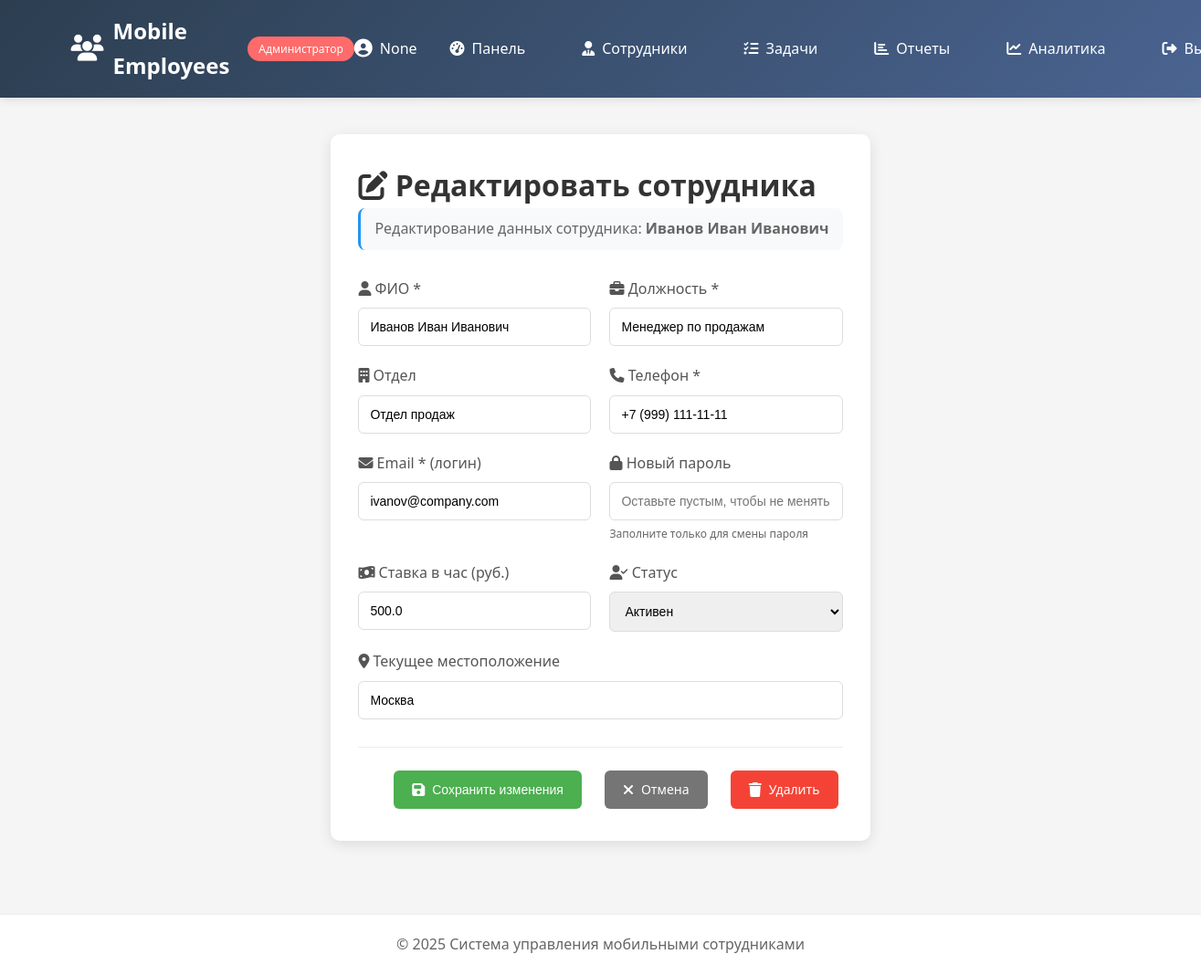
The app's page /admin/edit_employee/1 (signed in) with its own data.
### tables this page shows
CREATE TABLE employees (
                id INTEGER PRIMARY KEY AUTOINCREMENT,
                name TEXT NOT NULL,
                position TEXT NOT NULL,
                department TEXT,
                phone TEXT UNIQUE NOT NULL,
                email TEXT UNIQUE NOT NULL,
                location TEXT,
                status TEXT DEFAULT 'active',
                latitude REAL,
                longitude REAL,
                work_schedule TEXT,
                current_task TEXT,
                hourly_rate REAL DEFAULT 0,
                created_at TIMESTAMP DEFAULT CURRENT_TIMESTAMP
            );

### app.py (the view, shortened to what this page needs)
@app.route('/admin/edit_employee/<int:id>', methods=['GET', 'POST'])
@admin_required
def admin_edit_employee(id):
    employee = db.get_employee_by_id(id)
    if not employee:
        flash('Сотрудник не найден', 'danger')
        return redirect(url_for('admin_employees'))
    return render_template('admin/edit_employee.html', employee=employee)

### app.py (called while the page is built)
def admin_required(f):
    @wraps(f)
    def decorated_function(*args, **kwargs):
        if 'user_id' not in session:
            flash('Пожалуйста, войдите в систему', 'warning')
            return redirect(url_for('login'))
        if session.get('role') != 'admin':
            flash('Доступ запрещен. Требуются права администратора', 'danger')
            return redirect(url_for('index'))
        return f(*args, **kwargs)
    return decorated_function

    def get_connection(self):
        conn = sqlite3.connect(self.db_name)
        conn.row_factory = sqlite3.Row
        return conn

    def get_employee_by_id(self, id):
        conn = self.get_connection()
        employee = conn.execute('SELECT * FROM employees WHERE id = ?', (id,)).fetchone()
        conn.close()
        return employee

### templates/admin/edit_employee.html (shortened to what this page needs)
{% extends "base.html" %}
{% block content %}
<div class="form-page">
    <h1><i class="fas fa-edit"></i> Редактировать сотрудника</h1>
    <p class="employee-info">Редактирование данных сотрудника: <strong>{{ employee.name }}</strong></p>
    <form method="POST" class="employee-form">
        <div class="form-grid">
            <div class="form-group">
                <label for="name"><i class="fas fa-user"></i> ФИО *</label>
                <input type="text" id="name" name="name" value="{{ employee.name }}" required>
            </div>
            <div class="form-group">
                <label for="position"><i class="fas fa-briefcase"></i> Должность *</label>
                <input type="text" id="position" name="position" value="{{ employee.position }}" required>
            </div>
            <div class="form-group">
                <label for="department"><i class="fas fa-building"></i> Отдел</label>
                <input type="text" id="department" name="department" value="{{ employee.department or '' }}">
            </div>
            <div class="form-group">
                <label for="phone"><i class="fas fa-phone"></i> Телефон *</label>
                <input type="tel" id="phone" name="phone" value="{{ employee.phone }}" required>
            </div>
            <div class="form-group">
                <label for="email"><i class="fas fa-envelope"></i> Email * (логин)</label>
                <input type="email" id="email" name="email" value="{{ employee.email }}" required>
            </div>
            <div class="form-group">
                <label for="password"><i class="fas fa-lock"></i> Новый пароль</label>
                <input type="text" id="password" name="password"
                       placeholder="Оставьте пустым, чтобы не менять">
                <small>Заполните только для смены пароля</small>
            </div>
            <div class="form-group">
                <label for="hourly_rate"><i class="fas fa-money-bill-wave"></i> Ставка в час (руб.)</label>
                <input type="number" id="hourly_rate" name="hourly_rate"
                       value="{{ employee.hourly_rate or 0 }}" step="50" min="0">
            </div>
            <div class="form-group">
                <label for="status"><i class="fas fa-user-check"></i> Статус</label>
                <select id="status" name="status">
                    <option value="active" {% if employee.status == 'active' %}selected{% endif %}>Активен</option>
                </select>
            </div>
            <div class="form-group full-width">
                <label for="location"><i class="fas fa-map-marker-alt"></i> Текущее местоположение</label>
                <input type="text" id="location" name="location" value="{{ employee.location or '' }}">
            </div>
        </div>
        <div class="form-actions">
            <button type="submit" class="btn btn-success">
                <i class="fas fa-save"></i> Сохранить изменения
            </button>
            <a href="{{ url_for('admin_employees') }}" class="btn btn-secondary">
                <i class="fas fa-times"></i> Отмена
            </a>
            <a href="{{ url_for('admin_delete_employee', id=employee.id) }}"
               class="btn btn-danger"
               onclick="return confirm('Вы уверены, что хотите удалить сотрудника {{ employee.name }}?')">
                <i class="fas fa-trash"></i> Удалить
            </a>
        </div>
    </form>
</div>
{% endblock %}

### static/style.css (style rules this page uses)
* { margin: 0; padding: 0; box-sizing: border-box; }
body { font-family: 'Segoe UI', Tahoma, Geneva, Verdana, sans-serif; line-height: 1.6; color: #333; background-color: #f5f5f5; min-height: 100vh; display: flex; flex-direction: column; }
.btn { display: inline-flex; align-items: center; gap: 8px; padding: 10px 20px; border: none; border-radius: 6px; cursor: pointer; text-decoration: none; font-size: 14px; font-weight: 500; transition: all 0.3s; margin: 5px; }
.btn i { font-size: 16px; }
.btn-success { background: #4CAF50; color: white; }
.btn-secondary { background: #757575; color: white; }
.btn-danger { background: #f44336; color: white; }
.form-page, .form-section { background: white; padding: 30px; border-radius: 10px; box-shadow: 0 4px 15px rgba(0,0,0,0.1); max-width: 800px; margin: 20px auto; }
.form-grid, .form-row { display: grid; grid-template-columns: repeat(2, 1fr); gap: 20px; margin: 30px 0; }
.form-group.full-width { grid-column: 1 / -1; }
.form-group label { display: block; margin-bottom: 8px; font-weight: 500; color: #555; }
.form-group input, .form-group select, .form-group textarea, .form-control { width: 100%; padding: 12px; border: 1px solid #ddd; border-radius: 6px; font-size: 14px; transition: border 0.3s; }
.form-actions, .action-buttons { display: flex; gap: 15px; justify-content: flex-end; margin-top: 30px; padding-top: 20px; border-top: 1px solid #eee; }

### templates/admin/edit_employee.html (style rules this page uses)
.employee-info { color: #666; margin-bottom: 25px; padding: 10px 15px; background: #f8f9fa; border-radius: 8px; border-left: 3px solid #2196F3; }
.form-group small { color: #666; font-size: 12px; margin-top: 5px; display: block; }

### records on screen
employees: name "Иванов Иван Иванович", position "Менеджер по продажам", department "Отдел продаж", phone "+7 (999) 111-11-11", email "ivanov@company.com", hourly_rate "500.0", status "Активен", location "Москва"

### other values on screen
{{ session.get('employee_name', session.get('username')) }} "None"
